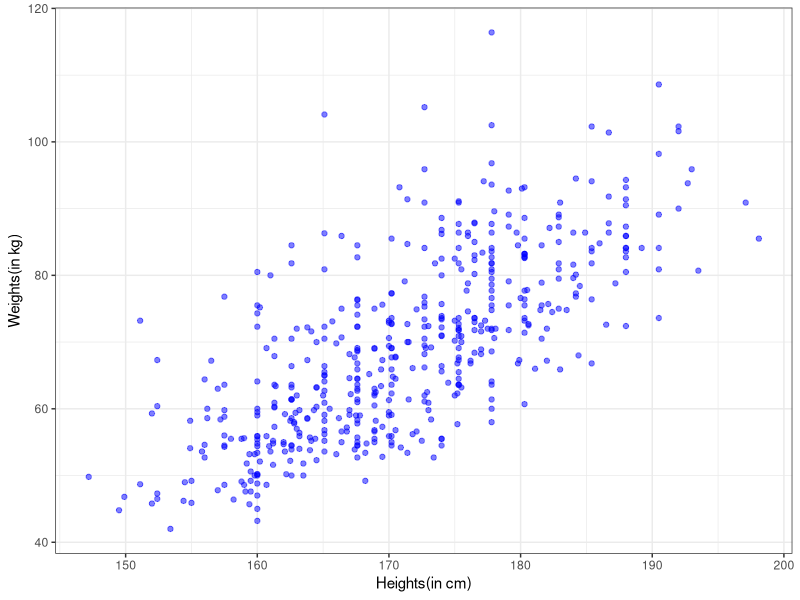
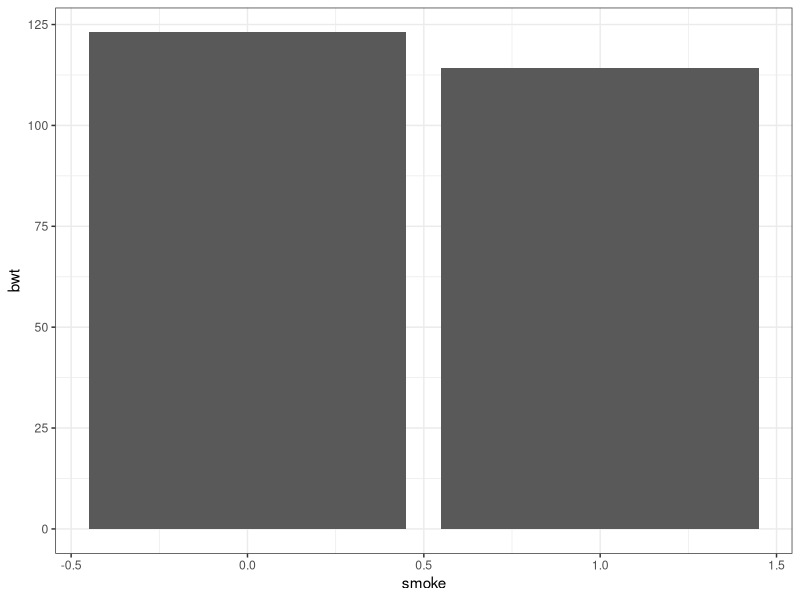
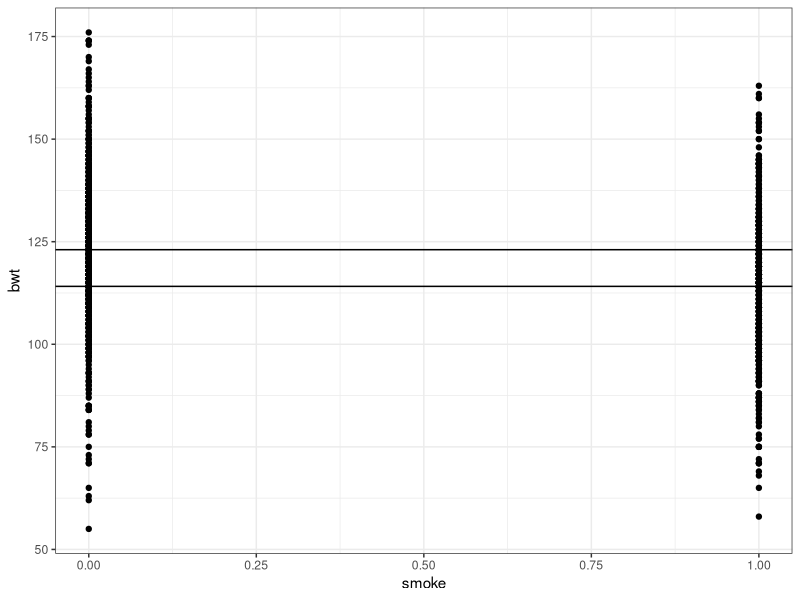

The R source for these figures, in order:
## ---- chunk 1
library(scales)
library(broom)
library(modelr)
library(tidyverse)

options(na.action = na.warn)

theme_set(theme_bw())
options(repr.plot.width=4, repr.plot.height=3)
## ---- chunk 2
data <- read.table(file = "body.dat.txt")
#head(data)


#find heights: 
heights=data["V24"]

#find weights: 
weights=data["V23"]

df_data=data.frame(heights,weights)
names(df_data)=c("heights","weights")


ggplot(df_data,mapping=aes(x=heights,y=weights))+
  geom_point(color="blue",alpha=0.5)+
  xlab("Heights(in cm)")+
  ylab("Weights(in kg)")

## ---- chunk 3
data1=read.table(file = "babyweights.txt",header=TRUE)
#head(data1)

#duplicate the table 
model=lm(bwt ~ smoke,data1)
summary(model)

#compute the avg birth weight for smoker and nonsmoker mom
#check whether there is a statiscally significant relationship


data1  %>% group_by(smoke) %>% 
  summarize(avg_wbt=mean(bwt)) %>% 
  filter(smoke %in% c(1,0))  %>%
  ggplot(aes(x=smoke,y=avg_wbt))+
  geom_col()+
  xlab("smoke")+
  ylab("bwt")


data1 %>% filter(smoke %in% c(1,0))  %>%
  ggplot(aes(x=smoke,y=bwt))+
  geom_hline(yintercept=123.05)+
  geom_hline(yintercept=114.11)+
  geom_point()
## ---- chunk 4
model1=lm(bwt~parity,data1)
summary(model1)
## ---- chunk 5
model2=lm(bwt~gestation+parity+age+height+weight+smoke,data1)
summary(model2)

